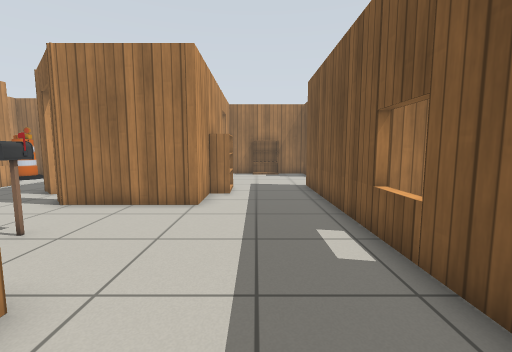
View 1 (above)

20 first-person views from a walk through a robot-simulator world made for Gazebo. The camera is 0.9 m above the floor, tilts 6° down and sees 90° across. Floor lines are 1 m apart. The floor is counted in squares, 0.5 m on a side. Each view is taken from the middle of a square. On the plan, view 1 faces up. The plan holds only what a view shows up to about 15 squares ahead; the rest is blank. The place goes on beyond the plan. Gazebo's built-in surfaces are drawn with simple patterns. Some stock models are drawn as simple stand-ins.

View 2
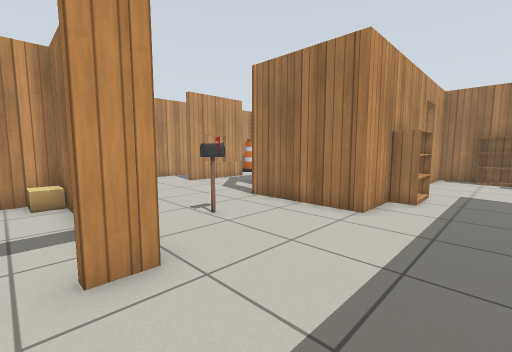

View 3
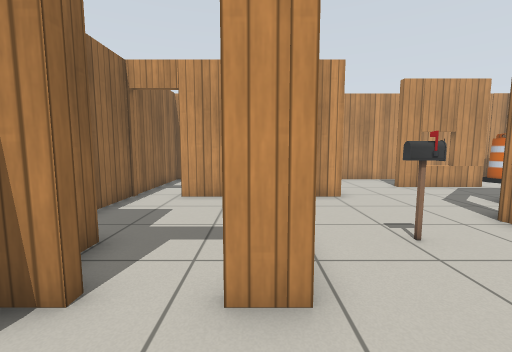

View 4
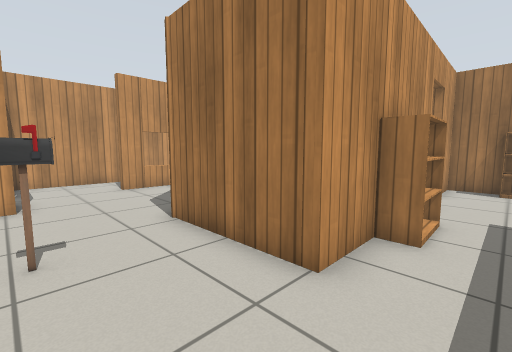

View 5
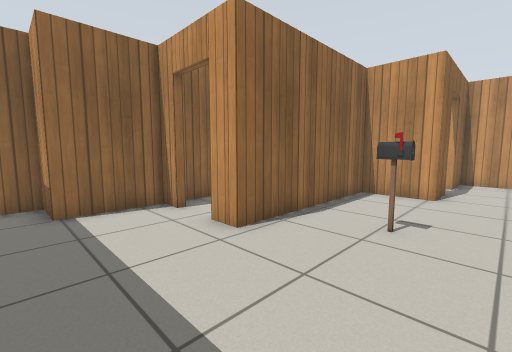

View 6
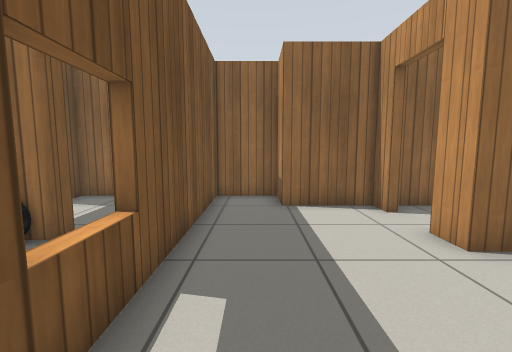

View 7
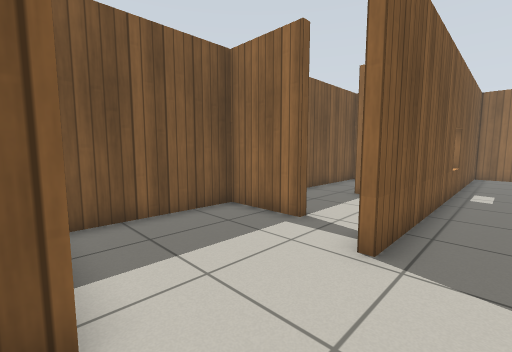

View 8
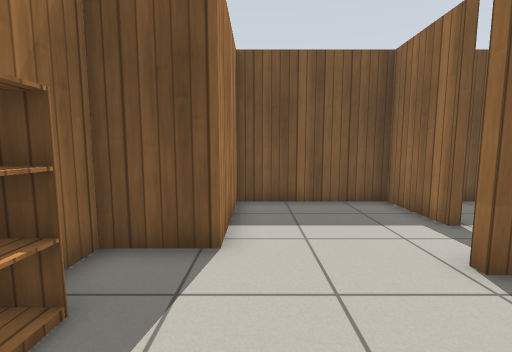

View 9
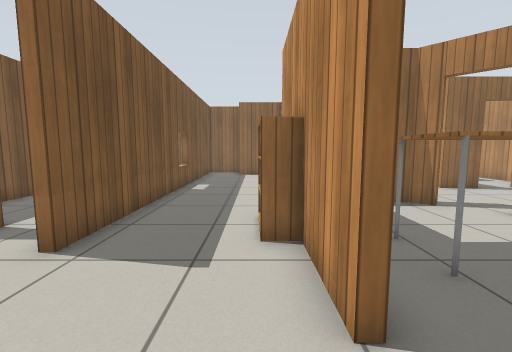

View 10
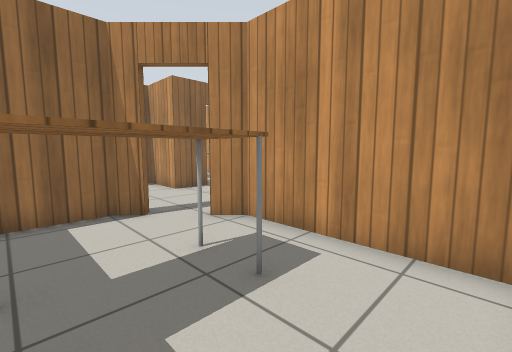

View 11
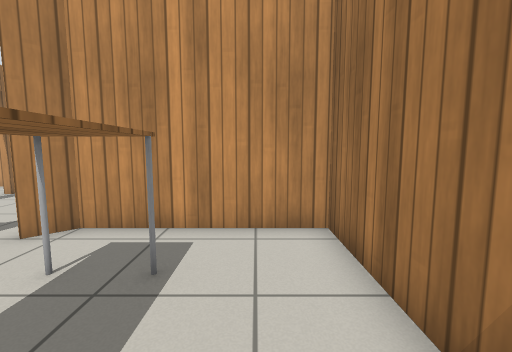

View 12
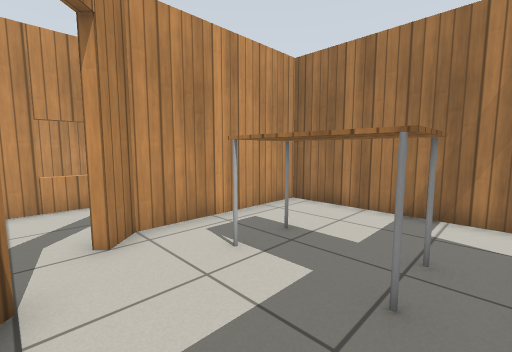

View 13
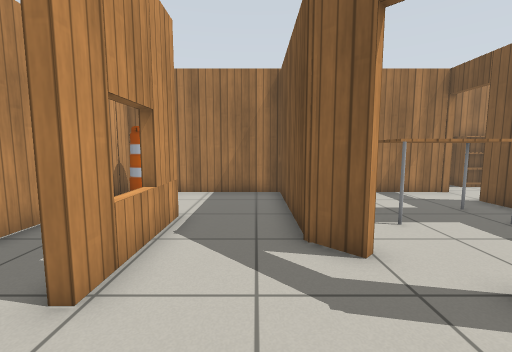

View 14
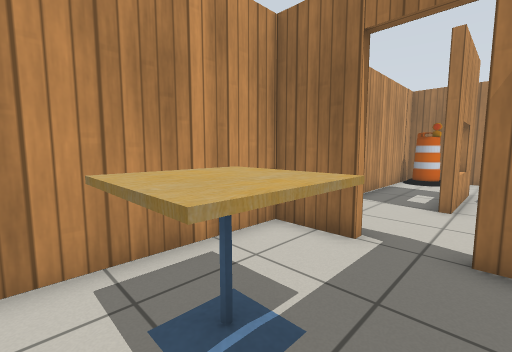

View 15
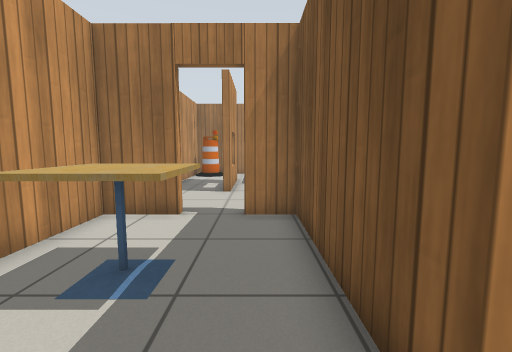

View 16
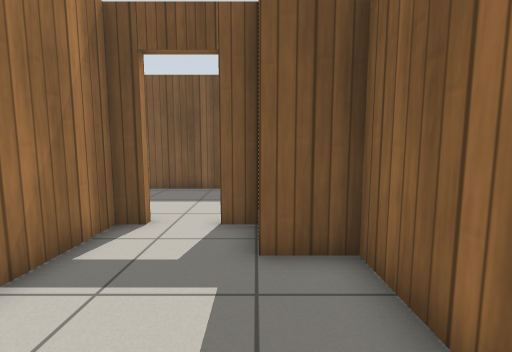

View 17
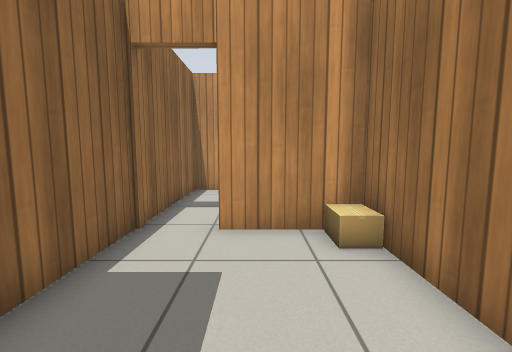

View 18
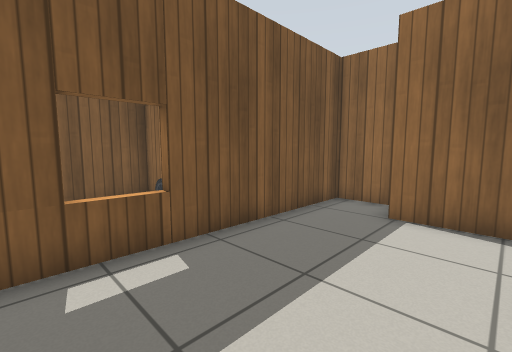

View 19
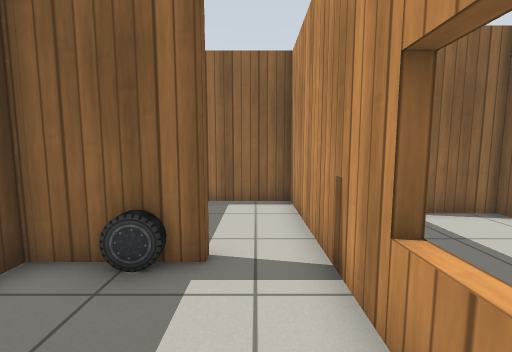

View 20
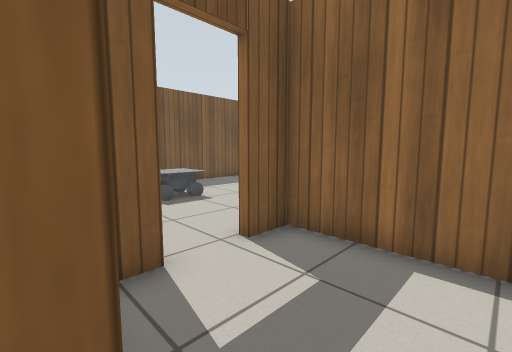

### Floor plan
Key: @ floor where view 1 was taken; # wall or solid block; . floor; D open door; = window, fence, low wall or low ledge; B barrel; K bookshelf; P postbox; C cardboard box; A car; T table; F cafe table.
Columns run from 15 left of view 1 to 9 right of it. Each row starts with its distance up from view 1.
 19              ######
 18              #.KKK #
 17 ##############.... #####
 16 #B....#......D.........#
 15 #B....#......D.........#
 14 #.....#..TTT.#.........#
 13 #.....#.TTTT.#.........#
 12 #..#..#.TTTT.#K.. #....#
 11 #..=..##.... #K...#.####
 10 #..=...D.... #K...#....#
  9 #..#....D#...#....#....#
  8 #........#####....#....#
  7 #.................###..#
  6 #................ #. ..#
  5 ##DD##....P...... =  ..#
  4 #....#...........##....#
  3 #....########.....#....#
  2 #FFF.#C######.....#.#A##
  1 #FFF.#......D.....#....#
  0 #....#......D..@..#....D.
 -1 # ...D....######..#....D.
 -2 #....D....#    #..#....#.
 -3 ###########    #########.

Where each view was taken, in squares from view 1:
view 1: 0 up, 0 right, facing up
view 2: 1 up, 1 right, facing up-left
view 3: 2 up, 0 right, facing left
view 4: 5 up, 0 right, facing up-left
view 5: 7 up, 1 right, facing down-left
view 6: 7 up, 1 right, facing down
view 7: 17 up, 1 right, facing down-right
view 8: 16 up, 1 left, facing right
view 9: 17 up, 1 left, facing down
view 10: 16 up, 4 left, facing down-left
view 11: 15 up, 3 left, facing left
view 12: 9 up, 3 left, facing up-left
view 13: 6 up, 10 left, facing up
view 14: 0 up, 11 left, facing up-left
view 15: 2 down, 11 left, facing up
view 16: 1 down, 9 left, facing right
view 17: 0 up, 4 left, facing left
view 18: 6 up, 2 left, facing down-right
view 19: 6 up, 4 right, facing down
view 20: 2 up, 4 right, facing down-right
